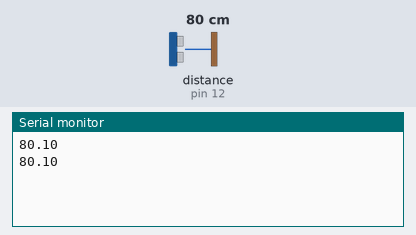
The sketch below on a simulated Arduino Uno, built with avr-gcc and run on an emulated ATmega328P. Shown: the last lines printed to the serial monitor. Wiring (inferred from the names in the program): ultrasonic range finder: trigger pin 13; echo pin 12. The test bench sets the inputs (shaded band); at power-on: distance to the obstacle (sensor on pin 12) 80 cm. The echo pulse lasts 58.3 µs per cm.

Above: at 1.8 s.
1.9 s: distance to the obstacle (sensor on pin 12) set to 2 cm
At 2.4 s:
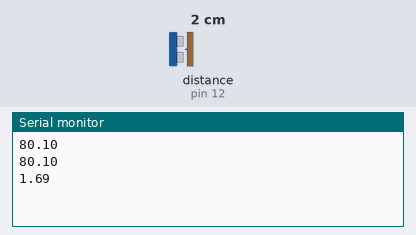
3.4 s: distance to the obstacle (sensor on pin 12) set to 4 cm
At 4.8 s:
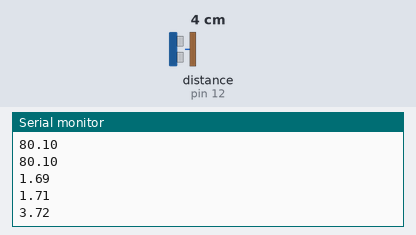
Timing chart, 0 to 6.4 s (numbered marks = the images above; inputs shaded):
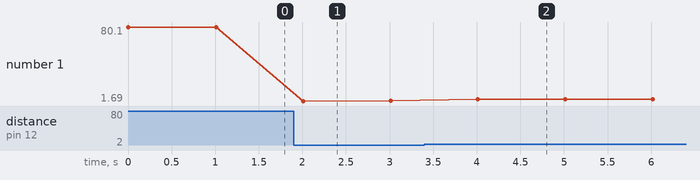

The sketch:

ch5_04_senserange.ino
```cpp
const int trigPin = 13;
const int echoPin = 12;

int duration, distance;

void setup() {
    Serial.begin (9600);
    pinMode(trigPin, OUTPUT);
    pinMode(echoPin, INPUT);
}

void loop() {
  digitalWrite(trigPin, HIGH);
  delayMicroseconds(10);
  digitalWrite(trigPin, LOW);

  duration = pulseIn(echoPin, HIGH);

  Serial.println(duration/(float)58);

  delay(1000);
}
```

Measured:
- after the input at 1.9 s, the serial monitor: prints a new line after 0.11 s (image 1)
- after the input at 3.4 s, the serial monitor: prints a new line after 0.61 s (image 2)
- plotted number 1: 80.1 → 1.71 after the input at 1.9 s, 1.71 → 3.72 after the input at 3.4 s
